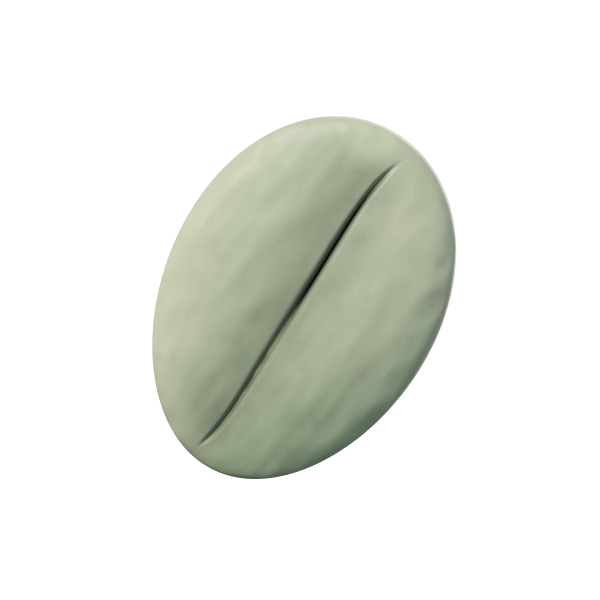
#> input picture showcase/x/roast/media/d/f000.webp, 1200 x 1200 px (shown at 1/2 size); its folder holds only this picture in this run
$ python gen_extras.py
#> lines starting #> are read from the running program, lines starting #| are printed output that depends on the picture
### showcase/x/roast/src/story.py
"""Shared story timeline for 'The Roast' (batch 041, illustrative values).

Story progress p in [0, 1] (what the scroll drives) maps piecewise-linearly to roast time t (seconds).
Bean temperature BT(t): a plunge to the turning point, then an integrated, declining rate of rise.
The page uses the same keyframes (exported to media/roast.json).
"""
import json, numpy as np

# (p, t seconds) keyframes; phases get equal-ish scroll room, not equal time
KEYS = [(0.00, 0), (0.07, 0), (0.20, 65), (0.38, 260), (0.58, 490), (0.70, 525), (0.86, 580), (1.00, 580)]
PHASES = [  # id, label, start p, end p
    ("still", "Green", 0.00, 0.07),
    ("charge", "Charge", 0.07, 0.20),
    ("drying", "Drying", 0.20, 0.38),
    ("maillard", "Maillard", 0.38, 0.58),
    ("crack", "First crack", 0.58, 0.70),
    ("development", "Development", 0.70, 0.86),
    ("drop", "Drop", 0.86, 1.00),
]
EVENTS = {"charge": 0, "turning": 65, "dry_end": 260, "first_crack": 490, "drop": 580}

def _build_bt():
    """Pre-turning-point plunge, then integrate a declining rate of rise (RoR, °C/min)."""
    ts = np.arange(0, 581, 1.0)
    out = np.zeros_like(ts)
    pre = ts <= 65
    out[pre] = 95 + 105 * ((65 - ts[pre]) / 65) ** 2.6
    ror = np.interp(ts, [65, 100, 260, 490, 580], [0, 20.5, 17.0, 7.0, 4.0])
    seg = [(65, 260, 150.0), (260, 490, 196.0), (490, 580, 204.0)]
    cur = 95.0
    for a, b, target in seg:
        m = (ts > a) & (ts <= b)
        inc = np.cumsum(ror[m] / 60.0)
        inc *= (target - cur) / inc[-1]          # hit the published phase temperatures exactly
        out[m] = cur + inc
        cur = target
    return ts, out


_ts, _bt_arr = _build_bt()


def _bt(t):
    return np.interp(t, _ts, _bt_arr)


def t_of_p(p):
    ps, ts = zip(*KEYS)
    return float(np.interp(p, ps, ts))


def bt(t):
    return float(_bt(min(max(t, 0), 580)))


def smoothstep(a, b, x):
    x = min(max((x - a) / (b - a), 0.0), 1.0)
    return x * x * (3 - 2 * x)


# [4 lines left out: function roast_degree, not called in this run]


def swell(t):
    return 1.0 + 0.025 * smoothstep(260, 490, t) + 0.095 * smoothstep(480, 580, t)


# [9 lines that do not run on import are left out]

### showcase/x/roast/src/render_bean.py
"""Procedural coffee-bean renderer (numpy only, analytic ray casting, orthographic camera).

Geometry: two half-ellipsoids sharing an equator: a flatter one for the flat (crease) face at local z >= 0 and a
deeper dome at z <= 0. The centre cut is a bump-mapped S-shaped groove with silverskin (chaff) in its core.
Surface detail: wrapped 3D gradient noise (wrinkles) + low-frequency mottling, both pinned to the bean.
Lighting: soft key (upper left), cool fill, back rim light, broad soft-box specular, filmic tone map.
Output: premultiplied-free RGBA with an analytically supersampled silhouette (transparent background).
"""
import math, numpy as np
from PIL import Image, ImageDraw, ImageFilter
from scipy.ndimage import gaussian_filter, map_coordinates, distance_transform_edt

RNG = np.random.default_rng(41)
NG = 64


def _noise(sigma):
    n = gaussian_filter(RNG.standard_normal((NG, NG, NG)).astype(np.float32), sigma, mode="wrap")
    return n / n.std()


N_LO = _noise(5.0)
N_HI = _noise(1.4)
N_HI_G = [g.astype(np.float32) for g in np.gradient(N_HI)]
N_PORE = _noise(0.8)


def sample(field, pts, scale, offset=0.0):
    c = (pts * np.asarray(scale, np.float32)[:, None] + offset) % NG
    return map_coordinates(field, c, order=1, mode="grid-wrap")


def smoothstep(a, b, x):
    t = np.clip((x - a) / (b - a), 0.0, 1.0)
    return t * t * (3 - 2 * t)


def srgb_to_lin(c):
    c = np.asarray(c, np.float32) / 255.0
    return np.where(c <= 0.04045, c / 12.92, ((c + 0.055) / 1.055) ** 2.4)


def lin_to_srgb(c):
    c = np.clip(c, 0, 1)
    return np.where(c <= 0.0031308, 12.92 * c, 1.055 * np.power(c, 1 / 2.4) - 0.055)


# roast colour ramp (sRGB): green coffee -> straw yellow -> tan -> cinnamon -> light brown (Kiambu at drop)
RAMP = [(0.00, (122, 140, 112)), (0.12, (140, 146, 104)), (0.24, (164, 146, 88)), (0.40, (160, 120, 70)),
        (0.55, (152, 101, 58)), (0.70, (128, 79, 44)), (0.84, (108, 66, 37)), (1.00, (95, 57, 32)), (1.25, (76, 45, 26))]
CHAFF = [(0.0, (168, 176, 140)), (0.3, (200, 186, 138)), (1.0, (206, 188, 146))]


def ramp(table, r):
    xs = [a for a, _ in table]
    cols = np.array([c for _, c in table], np.float32)
    return np.array([np.interp(r, xs, cols[:, k]) for k in range(3)], np.float32)


SPIN_AXIS = np.array([0.22, 1.0, 0.62], np.float32) / np.linalg.norm([0.22, 1.0, 0.62])


def rot_matrix(theta, pitch, roll, axis=SPIN_AXIS):
    """local -> view. precess about a tilted local axis (the flat face never turns fully away),
    then pitch about view x, then roll in the screen plane."""
    kx, ky, kz = axis
    K = np.array([[0, -kz, ky], [kz, 0, -kx], [-ky, kx, 0]], np.float32)
    Ry = np.eye(3, dtype=np.float32) + math.sin(theta) * K + (1 - math.cos(theta)) * (K @ K)
    cp, sp = math.cos(pitch), math.sin(pitch)
    Rx = np.array([[1, 0, 0], [0, cp, -sp], [0, sp, cp]], np.float32)
    cr, sr = math.cos(roll), math.sin(roll)
    Rz = np.array([[cr, -sr, 0], [sr, cr, 0], [0, 0, 1]], np.float32)
    return Rz @ Rx @ Ry


class Bean:
    def __init__(self, a=1.0, b=0.70, cf=0.19, cb=0.56):
        self.a, self.b, self.cf, self.cb = a, b, cf, cb

    def intersect(self, X, Y, R, s):
        """Orthographic rays (X, Y, +5) -> -z. Returns t, local hit point, side (+1 front / -1 back), hit mask."""
#> called with X = array of shape (682000,), Y = array of shape (682000,), R = array of shape (3, 3), s = 1.11
        Rt = R.T
        o = np.stack([X, Y, np.full_like(X, 5.0)])  # 3 x n
        ol = Rt @ o
        dl = Rt @ np.array([0, 0, -1.0], np.float32)
        best_t = np.full(X.shape, np.inf, np.float32)
        side = np.zeros(X.shape, np.int8)
        for c, sgn in ((self.cf, 1), (self.cb, -1)):
            ax = np.array([self.b * s, self.a * s, c * s], np.float32)[:, None]
            op = ol / ax
            dp = (dl[:, None] / ax)
            A = (dp * dp).sum(0)
            B = 2 * (op * dp).sum(0)
            C = (op * op).sum(0) - 1
            disc = B * B - 4 * A * C
            ok = disc >= 0
            t = np.where(ok, (-B - np.sqrt(np.maximum(disc, 0))) / (2 * A), np.inf)
            z = ol[2] + t * dl[2]
            valid = ok & ((z >= 0) if sgn > 0 else (z <= 0))
            take = valid & (t < best_t)
            best_t = np.where(take, t, best_t)
            side = np.where(take, sgn, side)
        hit = np.isfinite(best_t)
        p = ol + np.where(hit, best_t, 0) * dl[:, None]
        return best_t, p, side, hit


def crease_field(u, v, open_amt, split=0.0):
    """S-shaped centre cut in normalised face coords u=x/b, v=y/a. Returns (g_narrow, g_wide, dg/du, dg/dv, core)."""
    uc = 0.045 * np.sin(2.3 * v) + 0.20 * v ** 5
    duc = 0.045 * 2.3 * np.cos(2.3 * v) + 1.0 * v ** 4
    du = u - uc
    env = 1.0 - smoothstep(0.80, 0.975, np.abs(v))
    w1 = (0.030 + 0.022 * open_amt) * (1.0 + 0.8 * split * smoothstep(0.25, 0.75, v)) * (0.45 + 0.55 * (1 - v * v))
    w2 = 0.30
    e1 = np.exp(-(du / w1) ** 2)
    e2 = np.exp(-(du / w2) ** 2)
    d1, d2 = 1.0, 0.55
    dgdu = env * (d1 * e1 * (-2 * du / w1 ** 2) * 0.026 + d2 * e2 * (-2 * du / w2 ** 2) * 0.10)
    dgdv = -dgdu * duc
    core = env * np.exp(-(du / (w1 * 0.55)) ** 2)
    return env * e1, env * e2, dgdu, dgdv, core


# [25 lines left out: function crack_field, not called in this run]


def render(W, theta, pitch, roll, roast, swell, crease_open=0.0, crack=0.0, scale=0.355, center=(0.5, 0.5),
           bean=None, mottle_seed=0.0, flakes=None, taper=0.07, tex_offset=(0.0, 0.0, 0.0)):
    bean = bean or Bean()
    L = scale * W
    cx, cy = center
    xs = (np.arange(W, dtype=np.float32) + 0.5 - cx * W) / L
    ys = -(np.arange(W, dtype=np.float32) + 0.5 - cy * W) / L
    XX, YY = np.meshgrid(xs, ys)
    R = rot_matrix(theta, pitch, roll)
    if taper:
        cr_, sr_ = math.cos(-roll), math.sin(-roll)
        bx_, by_ = XX * cr_ - YY * sr_, XX * sr_ + YY * cr_
        bx_ = bx_ / (1.0 + taper * by_ / swell)
        XX, YY = bx_ * cr_ + by_ * sr_, -bx_ * sr_ + by_ * cr_

    # coarse bounding test to limit work
    rad = 1.06 * swell
    near = (XX ** 2 + YY ** 2) < rad * rad
    iy, ix = np.nonzero(near)
    X, Y = XX[iy, ix], YY[iy, ix]
    t, p, side, hit = bean.intersect(X, Y, R, swell)

    # --- silhouette coverage: 4x4 supersample on boundary pixels
    hitimg = np.zeros((W, W), bool)
    hitimg[iy[hit], ix[hit]] = True
    pad = np.pad(hitimg, 1)
    edge = np.zeros_like(hitimg)
    for dy in (-1, 0, 1):
        for dx in (-1, 0, 1):
            edge |= pad[1 + dy:W + 1 + dy, 1 + dx:W + 1 + dx] != hitimg
    ey, ex = np.nonzero(edge)
    offs = (np.arange(4, dtype=np.float32) + 0.5) / 4 - 0.5
    cov = np.zeros(len(ey), np.float32)
    for oy in offs:
        for ox in offs:
            sx_, sy_ = xs[ex] + ox / L, ys[ey] - oy / L
            if taper:
                bx_, by_ = sx_ * cr_ - sy_ * sr_, sx_ * sr_ + sy_ * cr_
                bx_ = bx_ / (1.0 + taper * by_ / swell)
                sx_, sy_ = bx_ * cr_ + by_ * sr_, -bx_ * sr_ + by_ * cr_
            _, _, _, h2 = bean.intersect(sx_, sy_, R, swell)
            cov += h2
    cov /= 16.0
    alpha = hitimg.astype(np.float32)
    alpha[ey, ex] = cov

    # --- shading on hit pixels
    sel = hit
    P = p[:, sel]
    sd = side[sel]
    hy, hx = iy[sel], ix[sel]
    a, b = bean.a * swell, bean.b * swell
    cz = np.where(sd > 0, bean.cf * swell, bean.cb * swell)
    nl = np.stack([P[0] / b ** 2, P[1] / a ** 2, P[2] / cz ** 2])
    nl /= np.linalg.norm(nl, axis=0, keepdims=True)

    Pn = P / swell + np.asarray(tex_offset, np.float32)[:, None]  # texture space: pinned to the bean as it swells
    u, v = (P[0] / swell) / bean.b, (P[1] / swell) / bean.a
    front = (sd > 0).astype(np.float32)
    rimfade = 1.0 - smoothstep(0.55, 0.97, u * u + v * v)  # fade groove toward the equator
    gn, gw, dgdu, dgdv, core = crease_field(u, v, crease_open, crack)
    fw = front * rimfade
    nl[0] += fw * dgdu / bean.b * 1.0
    nl[1] += fw * dgdv / bean.a * 1.0

    # fissure
    cr = np.zeros_like(u)

    # wrinkles: tangential noise gradient, anisotropic (stretched along the long axis)
    gvec = np.zeros_like(nl)
    for sc, amp in (((26.0, 9.0, 26.0), 1.0), ((58.0, 22.0, 58.0), 0.55)):
        gvec += amp * np.stack([sample(g, Pn, sc, 3.0 + sc[0]) for g in N_HI_G]) * (sc[0] / 26.0)
    gvec -= (gvec * nl).sum(0, keepdims=True) * nl
    wr = 0.075 * (1.0 - 0.35 * roast)
    nl -= wr * gvec
    nl /= np.linalg.norm(nl, axis=0, keepdims=True)

    n = R @ nl  # view-space normal

    # albedo
    base = srgb_to_lin(ramp(RAMP, roast))[:, None]
    mott = sample(N_LO, Pn, (3.2, 2.2, 3.2), 11.0 + mottle_seed)
    pore = sample(N_PORE, Pn, (24, 18, 24), 5.0)
    alb = base * (1.0 + (0.16 - 0.06 * roast) * mott)
    # roasted tips run slightly darker; dome slightly darker than the flat face once roasting
    alb *= 1.0 - 0.10 * roast * smoothstep(0.55, 1.0, np.abs(v))
    alb *= 1.0 - 0.05 * roast * (1 - front)
    alb *= 1.0 - 0.10 * smoothstep(1.4, 2.6, pore)
    # cavity darkening in the wrinkle troughs (same noise as the bump, so shading and colour agree)
    cav = sample(N_HI, Pn, (26.0, 9.0, 26.0), 29.0) + 0.55 * sample(N_HI, Pn, (58.0, 22.0, 58.0), 61.0)
    alb *= 1.0 - (0.10 + 0.06 * roast) * smoothstep(0.2, 1.6, -cav)
    # silverskin patches on green coffee; they loosen and fall away as the roast progresses
    skin = smoothstep(0.55, 1.35, sample(N_LO, Pn, (4.5, 3.0, 4.5), 37.0)) * (1 - smoothstep(0.08, 0.40, roast))
    skin_c = srgb_to_lin(np.array([186, 190, 160], np.float32))[:, None]
    alb = alb * (1 - 0.55 * skin) + skin_c * 0.55 * skin
    chaff = srgb_to_lin(ramp(CHAFF, roast))[:, None]
    bits = smoothstep(-0.6, 1.1, sample(N_LO, Pn, (9.0, 14.0, 9.0), 17.0)) * (0.55 + 0.45 * smoothstep(-1.0, 1.0, sample(N_HI, Pn, (20.0, 40.0, 20.0), 4.0)))
    chaff_amt = np.clip(core * front * bits * (0.30 + 0.45 * roast) * (1 - 0.30 * crease_open), 0, 1)
    alb = alb * (1 - chaff_amt) + chaff * chaff_amt
    # occlusion in the groove walls and fissure
    ao = 1.0 - front * (0.70 * np.clip(gn - core * bits * 0.6, 0, 1) + 0.30 * gw) * rimfade
    ao *= 1.0 - 0.55 * cr
    ao *= 1.0 - 0.10 * smoothstep(0.8, 2.2, sample(N_PORE, Pn, (40, 30, 40), 9.0))
    ao *= 0.80 + 0.20 * (0.5 + 0.5 * n[1])

    # lights (view space: x right, y up, z to viewer)
    def nrm(vv):
        vv = np.asarray(vv, np.float32)
        return vv / np.linalg.norm(vv)

    L1 = nrm([-0.55, 0.62, 0.58])
    L2 = nrm([0.80, 0.30, -0.52])
    L3 = nrm([0.55, -0.45, 0.70])
    ndl1 = (n * L1[:, None]).sum(0)
    diff1 = np.clip((ndl1 + 0.22) / 1.22, 0, 1) ** 1.15
    fill = np.clip((n * L3[:, None]).sum(0), 0, 1)
    sky = 0.5 + 0.5 * n[1]
    amb = 0.10 + 0.08 * sky
    facing = np.clip(n[2], 0, 1)
    rim = np.clip((n * L2[:, None]).sum(0), 0, 1) * (1 - facing) ** 2.6

    key_c = np.array([1.00, 0.95, 0.88], np.float32)[:, None] * 1.85
    fill_c = np.array([0.70, 0.82, 0.95], np.float32)[:, None] * 0.30
    rim_c = np.array([0.95, 0.97, 1.00], np.float32)[:, None] * 1.6

    col = alb * (key_c * diff1 * ao + fill_c * fill * ao + amb * ao) + alb * rim_c * rim * 0.9
    # specular: tight Blinn + broad soft box reflection
    Hv = nrm(L1 + np.array([0, 0, 1.0], np.float32))
    ndh = np.clip((n * Hv[:, None]).sum(0), 0, 1)
    rough_spec = (0.05 + 0.05 * roast) * ndh ** (14 + 10 * roast)
    rv = 2 * n[2] * n - np.array([0, 0, 1.0], np.float32)[:, None]  # reflect view dir
    box = smoothstep(0.82, 0.97, (rv * L1[:, None]).sum(0)) * (0.045 + 0.02 * roast)
    spec = (rough_spec + box) * ao * (1 - 0.6 * chaff_amt) * (1 + 0.8 * skin)
    col += spec[None, :] * key_c * 0.55
    col += rim_c * rim * 0.32 * (1 - 0.35 * roast)
    col += 0.035 * (1 - facing) ** 4  # sheen at grazing angles

    # filmic tone map
    exposure = 1.05
    col = 1.0 - np.exp(-col * exposure * 1.6)
    srgb = lin_to_srgb(col)

    img = np.zeros((W, W, 3), np.float32)
    img[hy, hx] = srgb.T
    # extend colours outward into the antialiased rim
    if len(ey):
        filled = np.zeros((W, W), bool)
        filled[hy, hx] = True
        _, (iy2, ix2) = distance_transform_edt(~filled, return_indices=True)
        img[ey, ex] = img[iy2[ey, ex], ix2[ey, ex]]
    rgba = np.concatenate([img, alpha[..., None]], axis=2)
    out = Image.fromarray(np.clip(rgba * 255 + 0.5, 0, 255).astype(np.uint8), "RGBA")
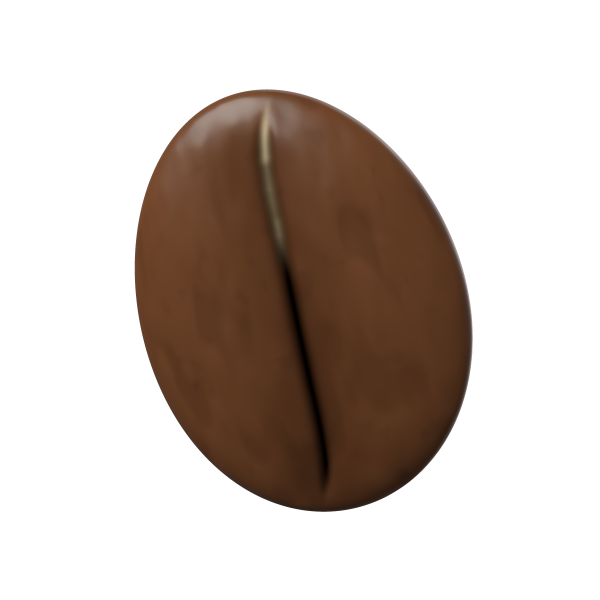
#> out: PIL image 1200x1200 RGBA (shown at 1/2 size); mean R, G, B, A 27.8, 17.8, 11.5, 78.2; transparent parts drawn white
    if flakes:
        out = composite_flakes(out, flakes, W, L, center)
    return out


# [16 lines left out: function composite_flakes, not called in this run]


# [13 lines that do not run on import are left out]

### showcase/x/roast/src/gen_extras.py
"""Huila bean still, roast replay MP4 (+ poster), static overview chart SVG for the no-JS / reduced-motion page."""
import math, os, sys, subprocess, json
import numpy as np
from PIL import Image, ImageDraw, ImageFilter
sys.path.insert(0, os.path.dirname(__file__))
from render_bean import render, Bean
from story import bt, t_of_p, EVENTS

M = __import__("os").path.join(__import__("os").path.dirname(__import__("os").path.abspath(__file__)), "..", "media")
SCR = "/tmp/claude-0/-home-claude/cfca7f2c-ee1e-5801-89b3-b8544835b5b0/scratchpad"


def huila():
    im = render(1200, math.radians(-14), math.radians(14), math.radians(24), 1.27, 1.11, 1.0, 0.6, scale=0.33,
                bean=Bean(a=1.0, b=0.75, cf=0.21, cb=0.52), taper=-0.06, tex_offset=(13.0, 7.0, 21.0))
    im.save(f"{M}/huila.webp", quality=84, method=6, alpha_quality=85)
    print("huila KB", os.path.getsize(f"{M}/huila.webp") // 1024)


def video():
    N = 140
    W, H = 1280, 720
    os.makedirs(f"{SCR}/vid", exist_ok=True)
    # studio plate: a deep slate-green sweep (physical backdrop of the footage, like a photograph)
    yy, xx = np.mgrid[0:H, 0:W].astype(np.float32)
    top = np.array([22, 58, 54], np.float32); bot = np.array([6, 30, 27], np.float32)
    g = (yy / H)[..., None]
    plate = top * (1 - g) + bot * g
    vign = 1 - 0.35 * (((xx - W * 0.36) / W) ** 2 + ((yy - H * 0.48) / H) ** 2)
    plate = plate * vign[..., None]
    noise = np.random.default_rng(3).normal(0, 1.2, (H, W, 1))
    plate = Image.fromarray(np.clip(plate + noise, 0, 255).astype(np.uint8), "RGB").convert("RGBA")
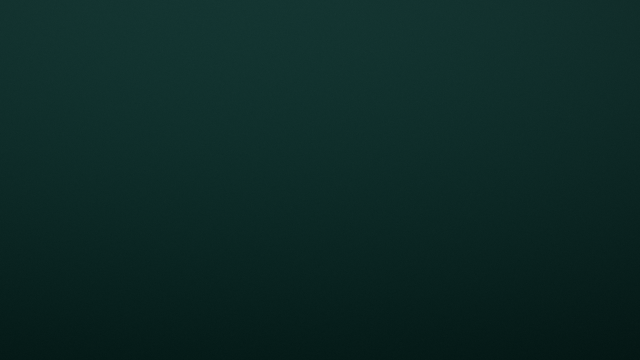
#> plate: PIL image 1280x720 RGBA (shown at 1/2 size); mean R, G, B, A 12.6, 40.7, 37.4, 255
    # chart geometry (right side)
    cx0, cx1, cy0, cy1 = 700, 1210, 170, 560
    def X(t): return cx0 + (cx1 - cx0) * t / 600
    def Y(T): return cy1 - (cy1 - cy0) * (T - 80) / (215 - 80)
    ss = 2
    pts = [(X(t) * ss, Y(bt(t)) * ss) for t in range(0, 581, 2)]
    frames_out = []
    for k in range(N + 24):
        i = min(k, N - 1)
        p = i / (N - 1)
        t = t_of_p(p)
        bean = Image.open(f"{M}/d/f{i:03d}.webp").convert("RGBA").resize((620, 620), Image.LANCZOS)
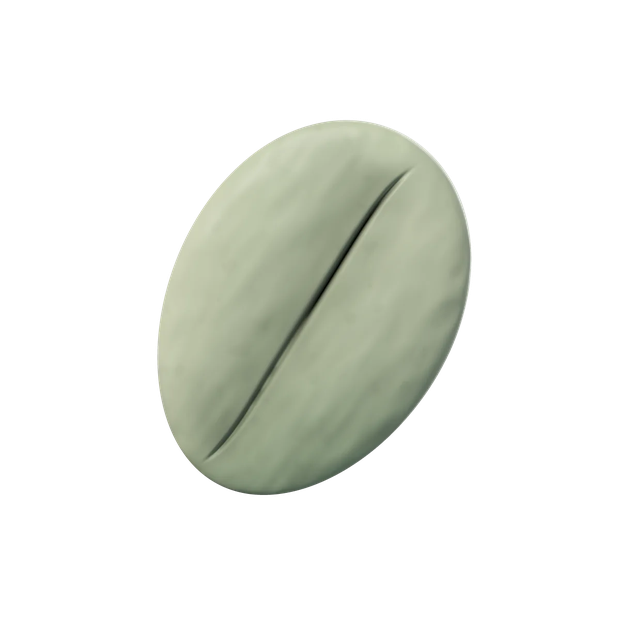
#> bean: PIL image 620x620 RGBA; mean R, G, B, A 38.2, 40.5, 34.5, 59.1; transparent parts drawn white
        fr = plate.copy()
        lay = Image.new("RGBA", (W * ss, H * ss), (0, 0, 0, 0))
#> lay: PIL image 2560x1440 RGBA; every value is 0
        d = ImageDraw.Draw(lay)
        for T in (150, 196, 204):
            d.line([(cx0 * ss, Y(T) * ss), (cx1 * ss, Y(T) * ss)], fill=(103, 134, 130, 150), width=2)
        d.line([(cx0 * ss, cy1 * ss + 30), (cx1 * ss, cy1 * ss + 30)], fill=(103, 134, 130, 230), width=4)
        for ev, tt in EVENTS.items():
            d.line([(X(tt) * ss, cy1 * ss + 22), (X(tt) * ss, cy1 * ss + 38)], fill=(137, 165, 161, 255), width=3)
        d.line(pts, fill=(216, 242, 238, 60), width=3)
        n = int(t / 2) + 1
        if n >= 2:
            d.line(pts[:n], fill=(214, 180, 62, 255), width=5, joint="curve")
        tx, ty = X(t) * ss, Y(bt(t)) * ss
        d.ellipse([tx - 9, ty - 9, tx + 9, ty + 9], fill=(214, 180, 62, 255))
        lay = lay.resize((W, H), Image.LANCZOS)
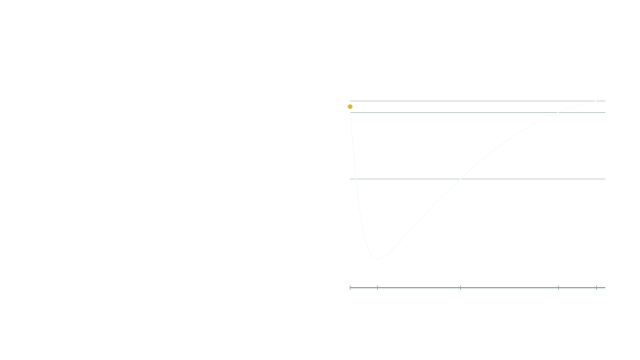
#> lay: PIL image 1280x720 RGBA (shown at 1/2 size); mean R, G, B, A 1.7, 2, 1.9, 0.7; transparent parts drawn white
        fr.alpha_composite(lay)
        fr.alpha_composite(bean, (420 - 310, 360 - 310))
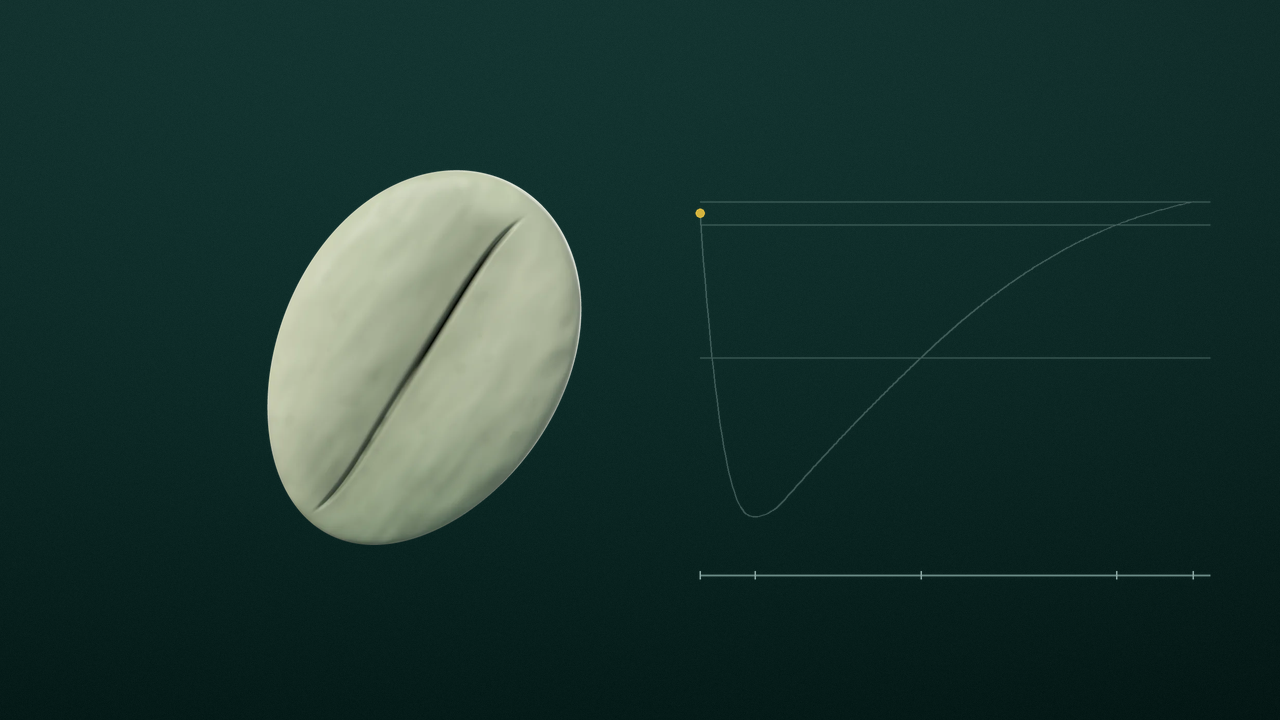
#> fr: PIL image 1280x720 RGBA; mean R, G, B, A 27.2, 53.3, 47.9, 255
        fr.convert("RGB").save(f"{SCR}/vid/v{k:04d}.png")
        if k == N + 23:
            fr.convert("RGB").save(f"{M}/roast-poster.webp", quality=80, method=6)
    cmd = ["ffmpeg", "-y", "-loglevel", "error", "-framerate", "20", "-i", f"{SCR}/vid/v%04d.png", "-c:v", "libx264",
           "-preset", "veryfast", "-crf", "24", "-pix_fmt", "yuv420p", "-movflags", "+faststart", f"{M}/roast.mp4"]
    subprocess.run(cmd, check=True)
    print("mp4 KB", os.path.getsize(f"{M}/roast.mp4") // 1024, "poster KB", os.path.getsize(f"{M}/roast-poster.webp") // 1024)


if __name__ == "__main__":
    what = sys.argv[1:] or ["huila", "video"]
    if "huila" in what: huila()
#> (the run stopped early here; a loop or call above may not have finished)
